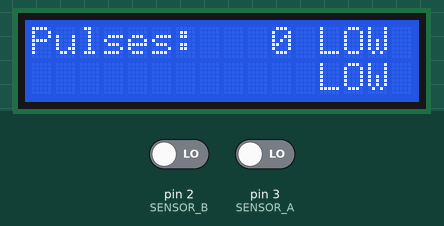
Simulated run of this sketch. Board: Arduino Uno, built with avr-gcc and run on an emulated ATmega328P. Parts: 16×2 character LCD. Inputs (shaded band) come from the test bench; at power-on: pin 2 (SENSOR_B) LOW, pin 3 (SENSOR_A) LOW.

Above: at 1.2 s.
1.3 s: pin 2 (SENSOR_B) driven HIGH
At 1.6 s:
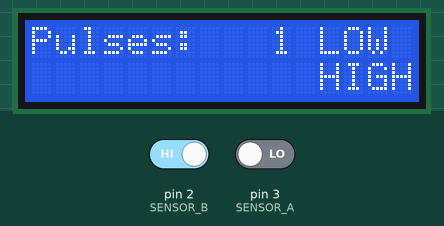
2.8 s: pin 3 (SENSOR_A) driven HIGH
At 4.0 s:
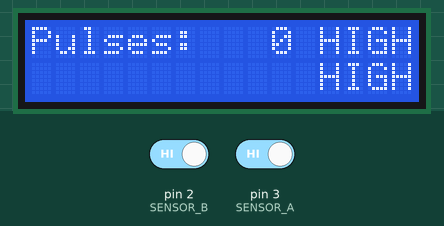
4.3 s: pin 2 (SENSOR_B) driven LOW
At 5.0 s:
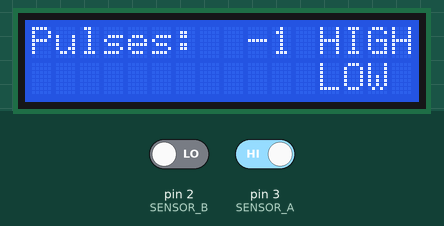
5.8 s: pin 3 (SENSOR_A) driven LOW
At 6.2 s:
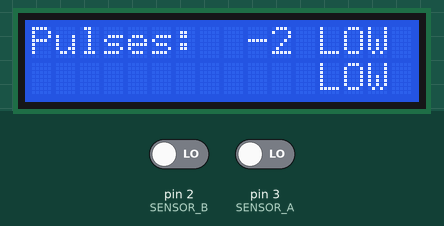
7.3 s: pin 2 (SENSOR_B) driven HIGH
At 8.5 s:
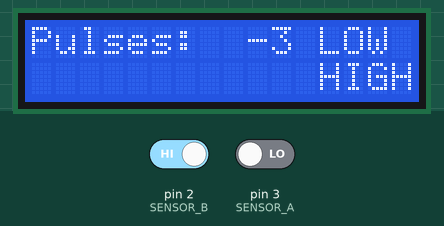
8.8 s: pin 3 (SENSOR_A) driven HIGH
At 9.8 s:
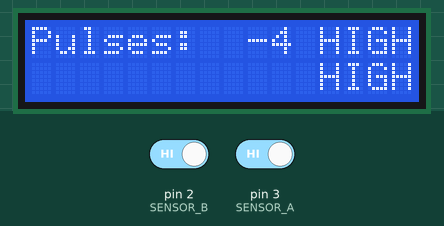
Timing chart, 0 to 11.3 s (numbered marks = the images above; inputs shaded):
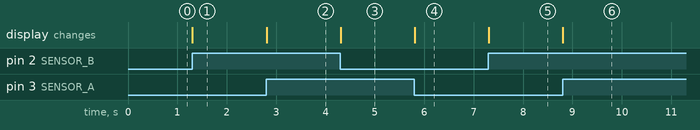

Measured:
- after the input at 1.3 s, the display: first changes at once (image 1 shows a later state)
- after the input at 2.8 s, the display: changes at once (image 2)
- after the input at 4.3 s, the display: changes at once (image 3)
- after the input at 5.8 s, the display: changes at once (image 4)
- after the input at 7.3 s, the display: changes at once (image 5)
- after the input at 8.8 s, the display: changes at once (image 6)

The sketch:

LCD_rotary_encoder_interrupts.ino
```cpp
// Rotary encoder with interrupts. Source & info:
// http://homofaciens.de/technics-base-circuits-encoder-disc_en.htm
//

#include <LiquidCrystal.h>

char lineText[]="  Hello World!  ";
int sensor01;
int sensor02;

int stepOld;
int step;

long PulseCount;

// initialize the library with the numbers of the interface pins
LiquidCrystal lcd(6, 7, 8, 9, 10, 11);

#define SENSOR_A 3
#define SENSOR_B 2


void checkState(){
  sensor01 = digitalRead(SENSOR_A);
  sensor02 = digitalRead(SENSOR_B);

  if(sensor01 == 1 && sensor02 == 1){
    step = 0;
    if(stepOld == 1){
      PulseCount--;
    }
    if(stepOld == 3){
      PulseCount++;
    }
    stepOld = 0;
  }

  if(sensor01 == 0 && sensor02 == 1){
    step = 1;
    if(stepOld == 2){
      PulseCount--;
    }
    if(stepOld == 0){
      PulseCount++;
    }
    stepOld = 1;
  }

  if(sensor01 == 0 && sensor02 == 0){
    step = 2;
    if(stepOld == 3){
      PulseCount--;
    }
    if(stepOld == 1){
      PulseCount++;
    }
    stepOld = 2;
  }

  if(sensor01 == 1 && sensor02 == 0){
    step = 3;
    if(stepOld == 0){
      PulseCount--;
    }
    if(stepOld == 2){
      PulseCount++;
    }
    stepOld = 3;
  }

}

void setup() {
  // set up the LCD's number of columns and rows:
  lcd.begin(16, 2);
  // Print a message to the LCD.
  lcd.setCursor(0, 0);
  lcd.print("                ");
  lcd.setCursor(0, 1);
  lcd.print("                ");

  attachInterrupt(0, checkState, CHANGE);
  attachInterrupt(1, checkState, CHANGE);


  PulseCount = 0;
}

void loop() {

  // set the cursor to column 0, line 1
  // (note: line 1 is the second row, since counting begins with 0):
  lcd.setCursor(0, 0);

  lcd.print("Pulses:");
  if(PulseCount > -1){
    lcd.print(" ");
  }

  if(PulseCount < 10 && PulseCount > -10){
    lcd.print(" ");
  }

  if(PulseCount < 100 && PulseCount > -100){
    lcd.print(" ");
  }

  lcd.print(PulseCount);
  if(sensor01 == 1){
    lcd.print(" HIGH");
  }
  else{
    lcd.print(" LOW ");
  }


  lcd.setCursor(0, 1);

  if(sensor02 == 1){
    lcd.print("            HIGH");
  }
  else{
    lcd.print("            LOW ");
  }

}
```
